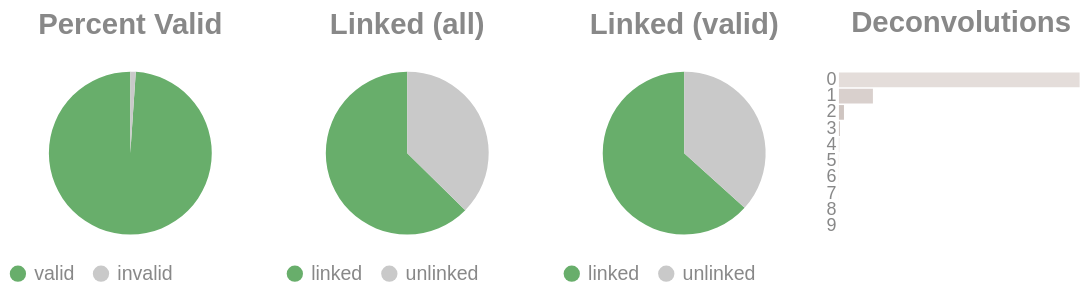

Write notebook code for a chart like this one.
### Code cell
if SKIPLR:
    pass
else:
    clash = Counter()
    for i in valids['molecule'].to_list():
        _mol = i.split("-")
        if len(_mol) == 1:
            clash.update('0')
        else:
            clash.update(_mol[-1])

    _d = {"deconvolutions": [], 'count': []}
    for k,v in clash.items():
        _d['deconvolutions'].append(k)
        _d['count'].append(v)

    tot_valid = valids['reads'].sum()
    mask = valids['reads'] >= 2
    n_linked_reads = valids.filter(mask)['reads'].sum()
    if n_linked_reads == 0:
        print_html("No linked molecules (>=2 reads) were detected; skipping linked-only distributions.")
        SKIPLR = True
    else:
        perc_valid = round(tot_valid / n_reads, 4)
        linked_perc_abs = round(n_linked_reads / n_reads, 4)
        linked_perc = round(n_linked_reads / tot_valid, 4)

    _valid = pl.DataFrame({"valids": ['valid', 'invalid'], "count": [tot_valid, n_reads - tot_valid]})
    _linked_abs = pl.DataFrame({"linked (absolute)": ['linked', 'unlinked'], "count": [n_linked_reads, n_reads - n_linked_reads]})
    _linked_rel = pl.DataFrame({"linked (valids)": ['linked', 'unlinked'], "count": [n_linked_reads, tot_valid - n_linked_reads]})

    (
        alt.hconcat(
            piechart(_valid, goodval = 'valid', title = "Percent Valid"),
            piechart(_linked_abs, goodval = "linked", title =  "Linked (all)"),
            piechart(_linked_rel, goodval = "linked", title =  "Linked (valid)"),
            convolutionbar(pl.DataFrame(_d), title = "Deconvolutions"),
            center = True,
            bounds = 'flush'
        )
        .resolve_scale(color='independent')
        .resolve_legend('independent')
        .properties(usermeta={'embedOptions': {"actions": False}})
    ).display()

### Figure 1 — Vega-Lite specification as saved in the notebook (floating-point values rounded to 4 significant figures)
{"width": "container", "height": 400, "config": {"title": {"anchor": "start", "dy": -15, "fontSize": 18, "color": "#888888", "subtitleColor": "#888888", "subtitleFontSize": 14}, "arc": {"fill": "#0072B2"}, "axis": {"domainColor": "#888888", "domainWidth": 0.5, "gridWidth": 0.2, "grid": false, "titleFontWeight": 400, "titleFontSize": 15, "labelFontSize": 11, "labelColor": "#888888", "tickColor": "#888888", "tickWidth": 0.2, "titleColor": "#888888"}, "axisBand": {"grid": false}, "axisX": {"grid": true, "tickSize": 10, "domainCap": "round"}, "axisY": {"domain": false, "grid": true, "tickSize": 0, "domainCap": "round"}, "background": "transparent", "header": {"labelFontSize": 15, "labelColor": "#888888", "titleFontSize": 15, "titleFontWeight": 600, "titleColor": "#888888"}, "legend": {"labelFont": "sans-serif", "labelFontSize": 12, "labelColor": "#888888", "symbolSize": 100, "symbolType": "circle", "titleFontSize": 12, "titlePadding": 10, "titleColor": "#888888", "title": null}, "range": {"category": ["#E69F00", "#56B4E9", "#009E73", "#F0E442", "#0072B2", "#D55E00", "#CC79A7", "#000000"], "diverging": ["#cfe8f3", "#a2d4ec", "#73bfe2", "#46abdb", "#1696d2", "#12719e"]}, "area": {"fill": "#0072B2", "fillOpacity": 0.7, "line": true, "strokeOpacity": 0.7}, "line": {"color": "#0072B2", "stroke": "#0072B2", "strokeWidth": 2}, "trail": {"color": "#0072B2", "stroke": "#0072B2", "strokeWidth": 0, "size": 1}, "point": {"filled": true, "fillOpacity": 1.0, "size": 95}, "text": {"color": "#888888", "fontSize": 11, "align": "right", "fontWeight": 400, "size": 11}, "bar": {"fill": "#0072B2", "stroke": null}, "view": {"stroke": null, "continuousWidth": 660, "continuousHeight": 400}}, "hconcat": [{"data": {"name": "data-a42d7c385a298aae5652ceb121a77bd2"}, "mark": {"type": "arc"}, "encoding": {"color": {"field": "valids", "legend": {"orient": "bottom", "title": null}, "scale": {"domain": ["valid", "invalid"], "range": ["#68ae6b", "#C9C9C9"]}, "title": "Valids", "type": "nominal"}, "theta": {"field": "count", "type": "quantitative"}, "tooltip": [{"field": "valids", "title": "Valids", "type": "ordinal"}, {"field": "percent", "format": ".2%", "title": "Percent", "type": "quantitative"}, {"field": "count", "title": "Count", "type": "quantitative"}]}, "height": 100, "title": {"text": "Percent Valid", "align": "center", "anchor": "middle"}, "transform": [{"calculate": "datum.count / 1142817", "as": "percent"}], "width": 150}, {"data": {"name": "data-8d76299bf6a12228707963b9747864e4"}, "mark": {"type": "arc"}, "encoding": {"color": {"field": "linked (absolute)", "legend": {"orient": "bottom", "title": null}, "scale": {"domain": ["linked", "unlinked"], "range": ["#68ae6b", "#C9C9C9"]}, "title": "Linked (Absolute)", "type": "nominal"}, "theta": {"field": "count", "type": "quantitative"}, "tooltip": [{"field": "linked (absolute)", "title": "Linked (Absolute)", "type": "ordinal"}, {"field": "percent", "format": ".2%", "title": "Percent", "type": "quantitative"}, {"field": "count", "title": "Count", "type": "quantitative"}]}, "height": 100, "title": {"text": "Linked (all)", "align": "center", "anchor": "middle"}, "transform": [{"calculate": "datum.count / 1142817", "as": "percent"}], "width": 150}, {"data": {"name": "data-cd141ef42546778fd39477972b2739e5"}, "mark": {"type": "arc"}, "encoding": {"color": {"field": "linked (valids)", "legend": {"orient": "bottom", "title": null}, "scale": {"domain": ["linked", "unlinked"], "range": ["#68ae6b", "#C9C9C9"]}, "title": "Linked (Valids)", "type": "nominal"}, "theta": {"field": "count", "type": "quantitative"}, "tooltip": [{"field": "linked (valids)", "title": "Linked (Valids)", "type": "ordinal"}, {"field": "percent", "format": ".2%", "title": "Percent", "type": "quantitative"}, {"field": "count", "title": "Count", "type": "quantitative"}]}, "height": 100, "title": {"text": "Linked (valid)", "align": "center", "anchor": "middle"}, "transform": [{"calculate": "datum.count / 1130587", "as": "percent"}], "width": 150}, {"data": {"name": "data-64fb9e0187c48b6ccf87f40fa9870e20"}, "mark": {"type": "bar"}, "encoding": {"color": {"field": "deconvolutions", "legend": null, "scale": {"scheme": "lightgreyred"}, "type": "nominal"}, "tooltip": [{"field": "deconvolutions", "title": "Deconvolutions", "type": "ordinal"}, {"field": "percent", "format": ".2%", "title": "Percent", "type": "quantitative"}, {"field": "count", "title": "Count", "type": "quantitative"}], "x": {"axis": null, "field": "count", "type": "quantitative"}, "y": {"field": "deconvolutions", "sort": "ascending", "title": null, "type": "nominal"}}, "height": 100, "title": {"text": "Deconvolutions", "align": "center", "anchor": "middle"}, "transform": [{"calculate": "datum.count / 632188", "as": "percent"}], "width": 150}], "bounds": "flush", "center": true, "resolve": {"legend": {"angle": "independent"}, "scale": {"color": "independent"}}, "usermeta": {"embedOptions": {"actions": false}}, "$schema": "https://vega.github.io/schema/vega-lite/v6.4.1.json", "datasets": {"data-a42d7c385a298aae5652ceb121a77bd2": [{"valids": "valid", "count": 1130587}, {"valids": "invalid", "count": 12230}], "data-8d76299bf6a12228707963b9747864e4": [{"linked (absolute)": "linked", "count": 715651}, {"linked (absolute)": "unlinked", "count": 427166}], "data-cd141ef42546778fd39477972b2739e5": [{"linked (valids)": "linked", "count": 715651}, {"linked (valids)": "unlinked", "count": 414936}], "data-64fb9e0187c48b6ccf87f40fa9870e20": [{"deconvolutions": "0", "count": 541768}, {"deconvolutions": "1", "count": 76473}, {"deconvolutions": "2", "count": 11328}, {"deconvolutions": "3", "count": 1942}, {"deconvolutions": "4", "count": 415}, {"deconvolutions": "5", "count": 141}, {"deconvolutions": "6", "count": 69}, {"deconvolutions": "7", "count": 30}, {"deconvolutions": "8", "count": 14}, {"deconvolutions": "9", "count": 8}]}}
